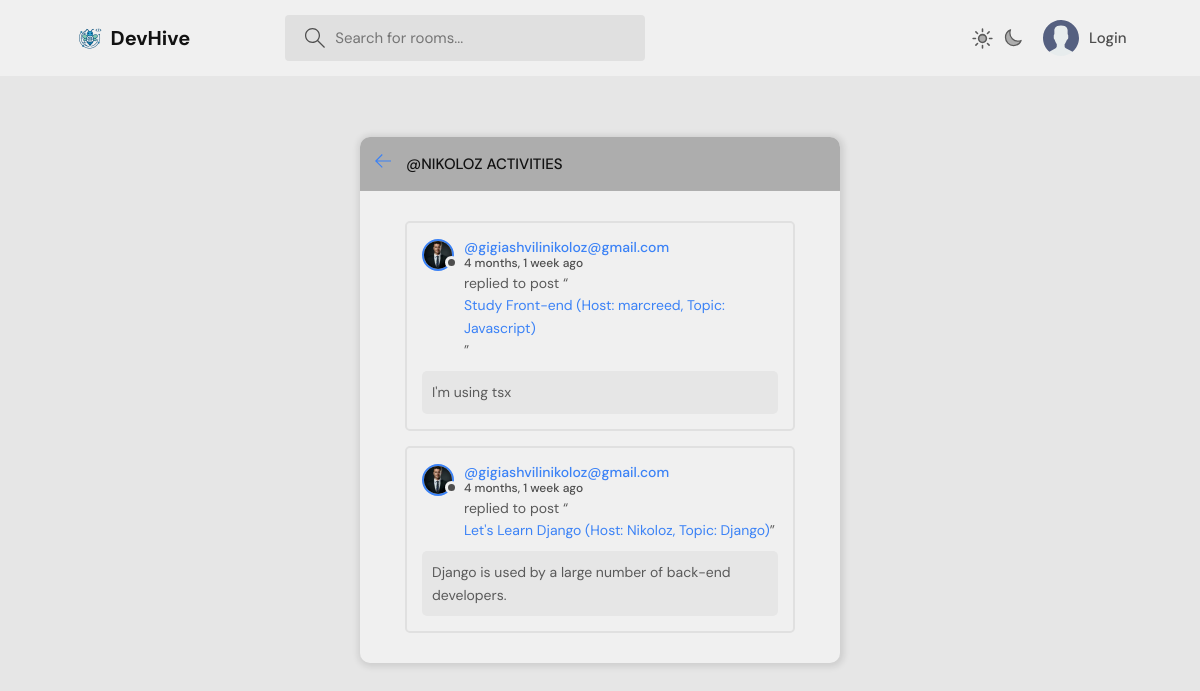
Screenshot of /all-activities/1/ with the database file from the repository.
### base/models.py (models this page shows, shortened)
class User(AbstractUser):
    name = models.CharField(max_length=30, null=True)
    email = models.EmailField(unique=True, null=True)
    bio = models.TextField(null=True)
    avatar = models.ImageField(null=True, default='avatar.svg')
    followers = models.ManyToManyField(
        'self',
        symmetrical=False,
        related_name='following',
        blank=True,
        )
    USERNAME_FIELD = 'email'
    REQUIRED_FIELDS = []

class Message(models.Model):
    user = models.ForeignKey(User, on_delete=models.CASCADE)
    room = models.ForeignKey(Room, on_delete=models.CASCADE)
    body = models.TextField()
    created = models.DateTimeField(auto_now_add=True)
    updated = models.DateTimeField(auto_now=True)
    class Meta:
        ordering = ['-created']

class Room(models.Model):
    host = models.ForeignKey(User, on_delete=models.SET_NULL, null=True)
    topic = models.ForeignKey(Topic, on_delete=models.SET_NULL, null=True)
    name = models.CharField(max_length=60)
    slug = models.SlugField(unique=True, blank=True, null=True)
    description = models.TextField(null=True, blank=True)
    participants = models.ManyToManyField(User, related_name='participants', blank=True)
    created = models.DateTimeField(auto_now_add=True)
    updated = models.DateTimeField(auto_now=True)
    class Meta:
        ordering = ['-updated', '-created']
    def __str__(self):
        return f"{self.name} (Host: {self.host.username if self.host else 'No host'}, Topic: {self.topic.name if self.topic else 'No topic'})"

class Topic(models.Model):
    name = models.CharField(max_length=200)

### base/views.py (the view)
# urls.py: path('all-activities/<int:pk>/', all_activities, name='allactivities'),
def all_activities(request, pk):
    user = User.objects.get(id=pk)
    user_messages = Message.objects.filter(user=user).order_by('-created')
    context = {'user': user, 'user_messages': user_messages}
    return render(request, 'all-activities.html', context)

### templates/all-activities.html (shortened to what this page needs)
{% extends 'main.html' %}
{% block content %}
    <main class="layout">
      <div class="container">
        <div class="layout__box">
          <div class="layout__boxHeader">
            <div class="layout__boxTitle">
              <a href="{{ request.META.HTTP_REFERER }}">
                <svg version="1.1" xmlns="http://www.w3.org/2000/svg" width="32" height="32" viewBox="0 0 32 32">
                  <title>arrow-left</title>
                  <path
                    d="M13.723 2.286l-13.723 13.714 13.719 13.714 1.616-1.611-10.96-10.96h27.625v-2.286h-27.625l10.965-10.965-1.616-1.607z"
                  ></path>
                </svg>
              </a>
              <h3>@{{user.username}} Activities</h3>
            </div>
          </div>
          <div class="activities-page layout__body">
                      {% for message in user_messages %}
          <div class="activities__box">
            <div class="activities__boxHeader roomListRoom__header">
              <a href="{% url 'user-profile' message.user.username %}" class="roomListRoom__author">
                <div class="avatar avatar--small">
                  <img src="{{ message.user.avatar.url }}" />
                </div>
                <p>
                  @{{message.user}}
                  <span>{{message.created|timesince}} ago</span>
                </p>
              </a>
            </div>
            <div class="activities__boxContent">
              <p>replied to post “<a href="{% url 'room' slug=message.room.slug %}">{{message.room}}</a>”</p>
              <div class="activities__boxRoomContent">
                {{message.body}}
              </div>
            </div>
          </div>
          {% endfor %}
          </div>
        </div>
      </div>
    </main>
    {% endblock %}

### base/static/styles/style.css (style rules this page uses)
:root.light-mode { --color-main: #3b82f6; --color-main-light: #e0f0ff; --color-dark: #f0f0f0ff; --color-dark-medium: #e0e0e0ff; --color-dark-light: #adadadff; --color-light: #121212; --color-gray: #4e4e4eff; --color-light-gray: #5a5a5aff; --color-bg: #e6e6e6ff; --color-success: #10b981; --color-error: #ef4444; }
* { font-family: "DM Sans", -apple-system, BlinkMacSystemFont, "Segoe UI", Roboto, Oxygen, Ubuntu, Cantarell, "Open Sans", "Helvetica Neue", sans-serif; margin: 0; padding: 0; box-sizing: border-box; text-rendering: optimizeLegibility; font-size: inherit; }
html { font-size: 56.25%; }
@media only screen and (min-width: 1200px) { html { font-size: 62.5%; } }
body { line-height: 1.6; font-weight: 400; font-size: 1.5rem; color: var(--color-light-gray); background-color: var(--color-bg); min-height: 100dvh; }
img { width: 100%; }
a { display: inline-block; color: var(--color-main); text-decoration: none; }
.container { max-width: 120rem; width: 90%; margin: auto; }
.avatar { position: relative; display: inline-block; border-radius: 50%; border: 2px solid var(--color-main); }
.avatar img { display: block; border-radius: 50%; object-fit: cover; object-position: center; }
.avatar::after { content: ""; display: block; position: absolute; background-color: var(--color-gray); z-index: 111; border-radius: 50%; border: 0.3rem solid var(--color-dark); }
.avatar.avatar--small img { width: 2.8rem; height: 2.8rem; }
.avatar.avatar--small:after { width: 0.7rem; height: 0.7rem; bottom: 0px; right: -6px; }
.layout { margin-top: 2.4rem; }
.layout > .container { display: flex; justify-content: space-between; align-items: flex-start; }
.layout__box { position: fixed; top: 50%; left: 50%; transform: translate(-50%, -50%); width: 90%; max-width: 48rem; max-height: 90vh; overflow-y: auto; background-color: var(--color-dark); border-radius: 1rem; box-shadow: 1px 1px 6px 3px rgba(0, 0, 0, 0.1); z-index: 90; }
.layout__boxHeader { display: flex; padding: 1.5rem; background-color: var(--color-dark-light); }
.layout__boxTitle { display: flex; gap: 1.5rem; align-items: center; }
.layout__boxTitle h3 { text-transform: uppercase; font-weight: 500; color: var(--color-light); }
.layout__boxTitle svg { width: 1.6rem; height: 1.6rem; fill: var(--color-main); }
.layout__body { margin: 3rem; }
.roomListRoom__header { display: flex; justify-content: space-between; align-items: center; }
.roomListRoom__author { font-weight: 500; display: flex; align-items: center; gap: 1rem; }
.activities__box { margin: 1.5rem; padding: 1.5rem; border: 2px solid var(--color-dark-medium); border-radius: 5px; transition: all 0.2s; }
.activities__boxHeader p { font-size: 1.4rem; line-height: 1.3; }
.activities__boxHeader p span { color: var(--color-gray); font-size: 1.2rem; display: block; }
.activities__boxContent { margin-left: 4.2rem; }
.activities__boxContent { font-size: 1.4rem; }
.activities__boxRoomContent { background: var(--color-bg); padding: 1rem; border-radius: 5px; margin-top: 1rem; margin-left: -4.2rem; }

### rows the page displays
User: username "NIKOLOZ"
Message: user.avatar (picture), user "gigiashvilinikoloz@gmail.com", created "4 months, 1 week", room "Study Front-end (Host: marcreed, Topic: Javascript)", body "I'm using tsx"
Message: user.avatar (picture), user "gigiashvilinikoloz@gmail.com", created "4 months, 1 week", room "Let's Learn Django (Host: Nikoloz, Topic: Django)", body "Django is used by a large number of back-end developers."
